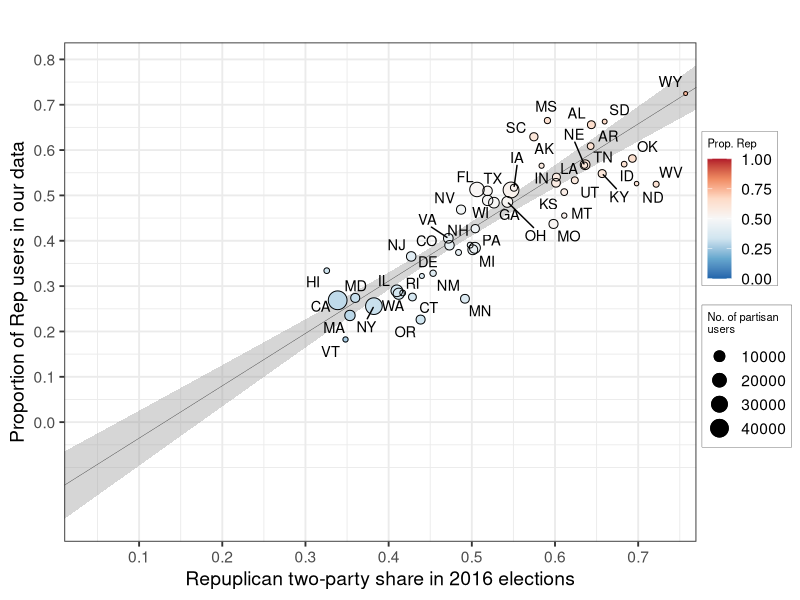

This chart was generated by the following R code:
library(ggplot2)
library(ggrepel)
setwd('/Users/ddemszky/Google_Drive/Research/Framing/NAACL/framing-twitter')
data <- read.csv("verify_partisanship_assignment/output/verify_party_assignment.csv", header=TRUE)

# We exclude DC because it has a disproportionately large number of news media Twitter handles that make it an outlier. Moreover, DC is not an official state.
data = data[data$abbr != 'DC',]

data$avg_part <- rowMeans(subset(data, select = c(rep_share, rep_twitter)), na.rm = TRUE)

ggplot(data) + 
  geom_smooth(method='lm', aes(x=rep_share, y=rep_twitter, weight=partisan_twitter), size=.1, color='black', se=TRUE, fullrange=TRUE)  + 
  geom_point(aes(x=rep_share, y=rep_twitter, size=partisan_twitter, color=avg_part)) + 
  geom_point(aes(x=rep_share, y=rep_twitter, size=partisan_twitter), shape = 1,colour = "black") +
  geom_text_repel(aes(x=rep_share, y=rep_twitter, label=abbr), size=3.7) + 
  scale_color_distiller("Prop. Rep", palette = "RdBu", limits=c(0,1)) + 
  theme_bw(base_size=14) +
  labs(x='Repuplican two-party share in 2016 elections', y='Proportion of Rep users in our data', title='', size='No. of partisan\nusers') + 
  scale_y_continuous(breaks=seq(0,1,.1)) + scale_x_continuous(breaks=seq(0,1,.1), expand=c(0,0), limits=c(0.01, .77))  +
  theme(legend.background = element_rect(color="black",size = 0.1),legend.margin=margin(c(4,4,5,4)), legend.title=element_text(size=8),
        legend.box.margin=margin(-5,-1,-1,-10))


fit <- lm(rep_share ~ rep_twitter, weights = partisan_twitter, data = data)
summary(fit)
